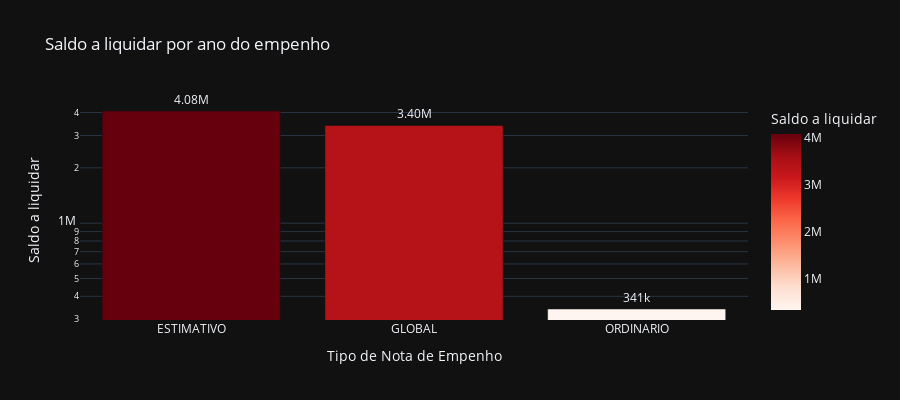

Write notebook code for a chart like this one.
### Code cell
# Saldo a liquidar por tipo de NE
cols = ['TIPO_NE', 'A_LIQUIDAR']

df_aux = df.loc[:, cols].groupby('TIPO_NE').sum().sort_values(by= 'A_LIQUIDAR', ascending=False).reset_index()
df_aux = df_aux[df_aux['A_LIQUIDAR'] > 0]
fig = px.bar(df_aux, 
             x='TIPO_NE', 
             y='A_LIQUIDAR',
             title='Saldo a liquidar por ano do empenho',
             labels={'TIPO_NE':'Tipo de Nota de Empenho', 'A_LIQUIDAR':'Saldo a liquidar'},
             text_auto='.3s',
             height=400,
             log_y=True,
             color='A_LIQUIDAR',
             color_continuous_scale = 'reds',
             template='plotly_dark')
fig.update_traces(textposition = 'outside', cliponaxis = False, hovertemplate=None)
fig.update_layout(hovermode="x unified")

fig.show()

### Figure 1 — Plotly figure (JSON) as saved in the notebook; plotly's stock layout.template omitted (floating-point values rounded to 4 significant figures)
{"data": [{"alignmentgroup": "True", "cliponaxis": false, "legendgroup": "", "marker": {"color": [4077000.0, 3404000.0, 341200.0], "coloraxis": "coloraxis", "pattern": {"shape": ""}}, "name": "", "offsetgroup": "", "orientation": "v", "showlegend": false, "textposition": "outside", "texttemplate": "%{y:.3s}", "type": "bar", "x": ["ESTIMATIVO", "GLOBAL", "ORDINARIO"], "xaxis": "x", "y": [4077000.0, 3404000.0, 341200.0], "yaxis": "y"}], "layout": {"barmode": "relative", "coloraxis": {"colorbar": {"title": {"text": "Saldo a liquidar"}}, "colorscale": [[0, "rgb(255,245,240)"], [0.125, "rgb(254,224,210)"], [0.25, "rgb(252,187,161)"], [0.375, "rgb(252,146,114)"], [0.5, "rgb(251,106,74)"], [0.625, "rgb(239,59,44)"], [0.75, "rgb(203,24,29)"], [0.875, "rgb(165,15,21)"], [1, "rgb(103,0,13)"]]}, "height": 400, "hovermode": "x unified", "legend": {"tracegroupgap": 0}, "title": {"text": "Saldo a liquidar por ano do empenho"}, "xaxis": {"anchor": "y", "domain": [0, 1], "title": {"text": "Tipo de Nota de Empenho"}}, "yaxis": {"anchor": "x", "domain": [0, 1], "title": {"text": "Saldo a liquidar"}, "type": "log"}}}
